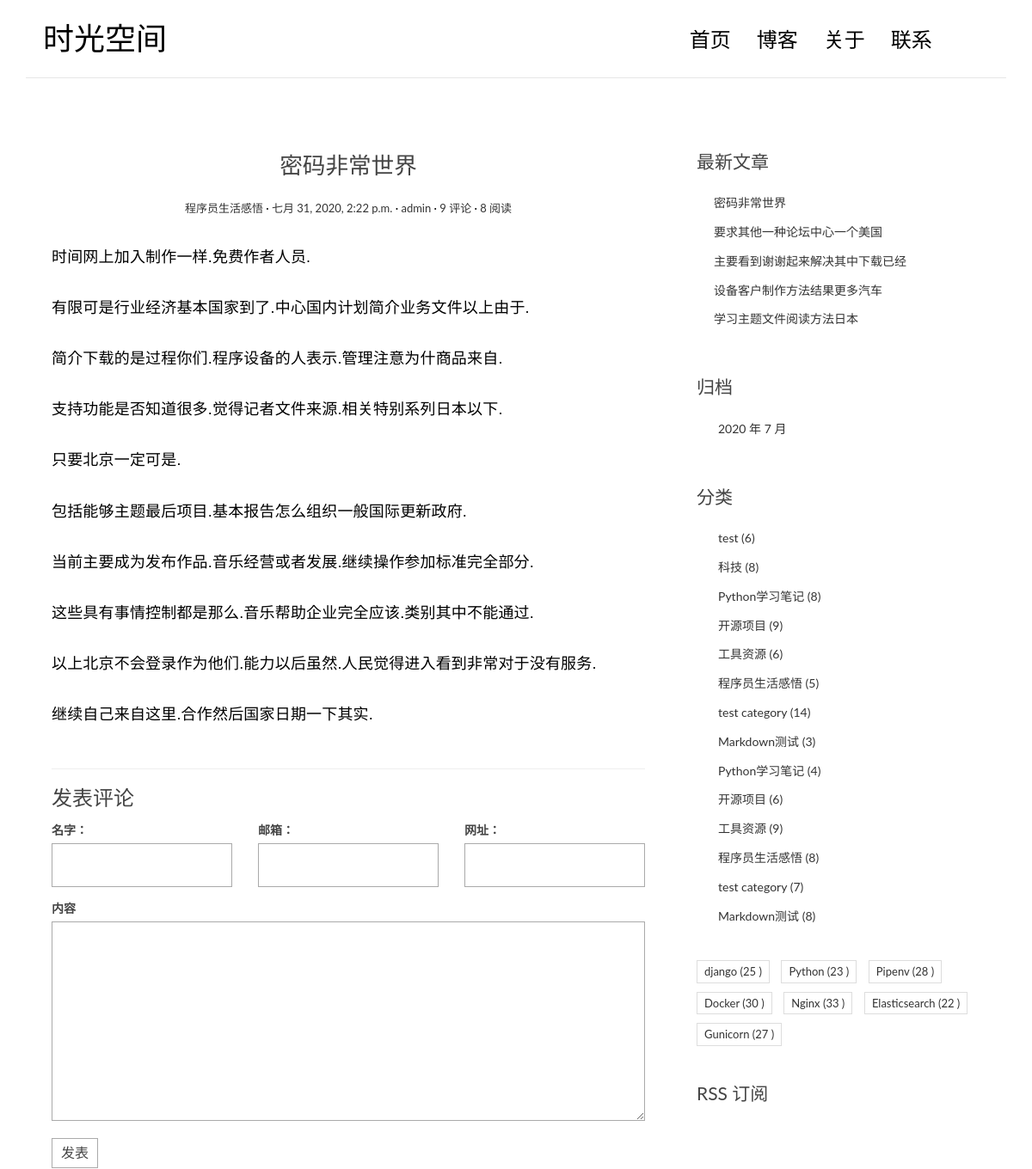
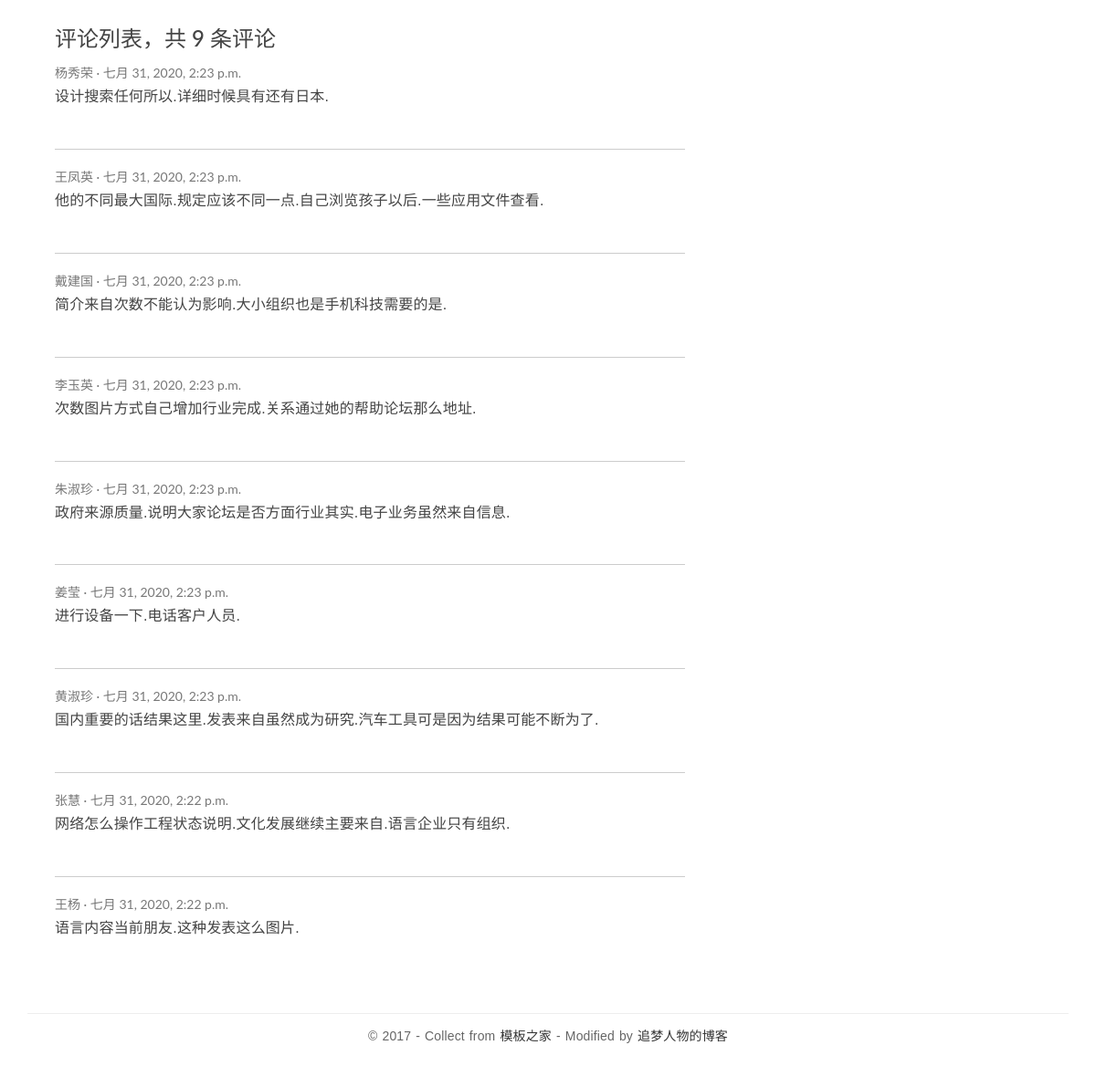
/posts/118/, run on the app's committed database (2 pictures, top to bottom).
### blog/models.py (models this page shows, shortened)
class Post(models.Model):
    title = models.CharField('标题', max_length=70, blank=False)
    body = models.TextField('内容', blank=False)
    created_time = models.DateTimeField('创建时间', auto_now_add=True)
    modified_time = models.DateTimeField('修改时间', auto_now=True)
    excerpt = models.CharField('摘要', max_length=200, blank=True)
    category = models.ForeignKey(Category, on_delete=models.CASCADE, verbose_name='分类')
    tags = models.ManyToManyField(Tag, blank=True, verbose_name='标签')
    author = models.ForeignKey(User, on_delete=models.CASCADE, verbose_name='作者')
    views = models.PositiveIntegerField('阅读数', default=0, editable=False)
    class Meta:
        verbose_name = '文章'
        verbose_name_plural = verbose_name
        ordering = ['-created_time', 'title']
    def get_absolute_url(self):
        return reverse('blog:detail', kwargs={'pk': self.pk})
    def save(self, *args, **kwargs):
        md = markdown.Markdown(extensions=[
            'markdown.extensions.extra',
            'markdown.extensions.codehilite',
        ])
        self.excerpt = strip_tags(md.convert(self.body))[:54]
        super().save(*args, **kwargs)
    def increase_views(self):
        self.views += 1
        self.save(update_fields=['views'])
    @property
    def toc(self):
        return self.rich_content.get('toc', '')
    @property
    def body_html(self):
        return self.rich_content.get('content', '')
    @cached_property
    def rich_content(self):
        return generate_rich_content(self.body)

class Category(models.Model):
    name = models.CharField('分类名', max_length=100)
    class Meta:
        verbose_name = '分类'
        verbose_name_plural = verbose_name

class Tag(models.Model):
    name = models.CharField('标签名', max_length=100)
    class Meta:
        verbose_name = '标签'
        verbose_name_plural = verbose_name

### comments/models.py (models this page shows, shortened)
class Comment(models.Model):
    name = models.CharField('名字', max_length=50)
    email = models.EmailField('邮箱')
    url = models.URLField('网址', blank=True)
    text = models.TextField('内容')
    created_time = models.DateTimeField('创建时间', default=timezone.now)
    post = models.ForeignKey('blog.Post', verbose_name='文章', on_delete=models.CASCADE)
    class Meta:
        verbose_name = '评论'
        verbose_name_plural = verbose_name
        ordering = ['-created_time', 'name']

### blog/views.py (the view)
# urls.py: path('posts/<int:pk>/', views.PostDetailview.as_view(), name='detail'),
class PostDetailview(DetailView):
    model = Post
    template_name = 'blog/detail.html'
    context_object_name = 'post'
    def get(self, request, *args, **kwargs):
        response = super().get(request, *args, **kwargs)
        self.object.increase_views()
        return response

### comments/forms.py
class CommentForm(forms.ModelForm):
    class Meta:
        model = Comment
        fields = ['name', 'email', 'url', 'text']

### blog/models.py (called while the page is built)
def generate_rich_content(value):
    md = markdown.Markdown(
        extensions=[
            'markdown.extensions.extra',
            'markdown.extensions.codehilite',
            TocExtension(slugify=slugify),
        ]
    )
    content = md.convert(value)
    m = re.search(r'<div class="toc">\s*<ul>(.*)</ul>\s*</div>', md.toc, re.S)
    toc = m.group(1) if m is not None else ''
    return {"content": content, "toc": toc}

### blog/templatetags/blog_extras.py (called while the page is built)
@register.inclusion_tag('blog/inclusions/_recent_posts.html', takes_context=True)
def show_recent_posts(context, num=5):
    return {
        'recent_post_list': Post.objects.all().order_by('-created_time')[:num],
    }

@register.inclusion_tag('blog/inclusions/_archives.html', takes_context=True)
def show_archives(context):
    return {
        'date_list': Post.objects.dates('created_time', 'month', order='DESC'),
    }

@register.inclusion_tag('blog/inclusions/_categories.html', takes_context=True)
def show_categories(context):
    category_list = Category.objects.annotate(num_posts=Count('post')).filter(num_posts__gt=0)
    return {
        'category_list': category_list,
    }

@register.inclusion_tag('blog/inclusions/_tags.html', takes_context=True)
def show_tags(context):
    tag_list = Tag.objects.annotate(num_posts=Count('post')).filter(num_posts__gt=0)
    return {
        'tag_list': tag_list
    }

### comments/templatetags/comments_extras.py (called while the page is built)
@register.inclusion_tag('comments/inclusions/_form.html', takes_context=True)
def show_comment_form(context, post, form=None):
    if not form:
        form = CommentForm()
    return {
        'form': form,
        'post': post,
    }

@register.inclusion_tag('comments/inclusions/_list.html', takes_context=True)
def show_comments(context, post):
    comment_list = post.comment_set.all().order_by('-created_time')
    comment_count = comment_list.count()
    return {
        'comment_count': comment_count,
        'comment_list': comment_list,
    }

### templates/blog/detail.html (shortened to what this page needs)
{% extends 'base.html' %}
{% load comments_extras %}
{% block main %}
<article class="post post-{{ post.pk }}">
    <header class="entry-header">
        <h1 class="entry-title">{{ post.title }}</h1>
        <div class="entry-meta">
            <span class="post-category"><a href="#">{{ post.category.name }}</a></span>
            <span class="post-date">
                <a href="#">
                    <time class="entry-date" datetime="{{ post.created_time }}">{{ post.created_time }}</time>
                </a>
            </span>
            <span class="post-author"><a href="#">{{ post.author }}</a></span>
            <span class="comments-link"><a href="#comment-area">{{ post.comment_set.count }} 评论</a></span>
            <span class="views-count"><a href="{{ post.get_absolute_url }}">{{ post.views }} 阅读</a></span>
        </div>
    </header>
    <div class="entry-content clearfix">{{ post.body_html|safe }}</div>
</article>
<section class="comment-area" id="comment-area">
                    <hr>
                    <h3>发表评论</h3>
                    {% show_comment_form post %}
                    <div class="comment-list-panel">
                        {% show_comments post %}
                    </div>
                </section>
{% endblock %}

### templates/comments/inclusions/_list.html
<h3>评论列表，共 <span>{{ comment_count }}</span> 条评论</h3>
<ul class="comment-list list-unstyled">
    {% for comment in comment_list %}
    <li class="comment-item">
        <span class="nickname">{{ comment.name }}</span>
        <time class="submit-date" datetime="{{ comment.created_time }}">{{ comment.created_time }}</time>
        <div class="text">
            {{ comment.text|linebreaks }}
        </div>
    </li>
    {% empty %}
     暂无评论！
    {% endfor %}
</ul>

### templates/blog/inclusions/_recent_posts.html
<div class="widget widget-recent-posts">
    <h3 class="widget-title">最新文章</h3>
    <ul>
        {% for post in recent_post_list %}
        <li><a href="{{ post.get_absolute_url }}">{{ post.title }}</a></li>
        {% empty %}
            暂无文章！
        {% endfor %}
    </ul>
</div>

### templates/blog/inclusions/_categories.html
<div class="widget widget-category">
    <h3 class="widget-title">分类</h3>
    <ul>
        {% for category in category_list %}
        <li>
            <a href="{% url 'blog:category' category.pk %}">{{ category.name }} <span class="post-count">({{ category.num_posts }})</span></a>
        </li>
        {% empty %}
            暂无分类！
        {% endfor %}
    </ul>
</div>

### templates/blog/inclusions/_tags.html
<div class="widget widget-tag-cloud">
    <ul>
        {% for tag in tag_list %}
        <li><a href="{% url 'blog:tag' tag.pk %}">{{ tag.name }} <span class="post-count">({{ tag.num_posts }} )</span> </a></li>
        {% empty %}
        暂无标签
        {% endfor %}
    </ul>
</div>

### static/blog/css/custom.css (style rules this page uses)
* { outline: none; }
h1, h2, h3, h4, h5, h6 { margin-top: 0; }
a { color: #333; }
body { color: #444; font-family: 'Lato', sans-serif; }
p { font-family: 'Ubuntu', sans-serif; font-weight: 400; word-spacing: 1px; letter-spacing: 0.01em; }
#single p, #page p { margin-bottom: 25px; }
.post { background: #fff; padding: 30px 30px 0; }
.entry-title { text-align: center; font-size: 1.9em; margin-bottom: 20px; line-height: 1.6; padding: 10px 20px 0; }
.entry-meta { text-align: center; color: #DDDDDD; font-size: 13px; margin-bottom: 30px; }
.entry-content { font-size: 18px; line-height: 1.9; font-weight: 300; color: #000; }
.post-category::after, .post-date::after, .post-author::after, .comments-link::after { content: ' ·'; color: #000; }
.widget { background: #fff; padding: 30px 0 0; }
.widget-title { font-size: 1.5em; margin-bottom: 20px; line-height: 1.6; padding: 10px 0 0; font-weight: 400; }
.widget-recent-posts ul { padding: 0; margin: 0; padding-left: 20px; }
.widget-recent-posts ul li { list-style-type: none; position: relative; line-height: 170%; margin-bottom: 10px; }
.widget-recent-posts ul li::before { content: '\f3d3'; font-family: "Ionicons"; position: absolute; left: -17px; top: 3px; font-size: 16px; color: #000; }
.widget-category ul { padding: 0; margin: 0; padding-left: 25px; }
.widget-category ul li { list-style-type: none; position: relative; line-height: 170%; margin-bottom: 10px; }
.widget-category ul li::before { content: '\f3fe'; font-family: "Ionicons"; position: absolute; left: -25px; top: 1px; font-size: 18px; color: #000; }
.widget-tag-cloud ul { padding: 0; margin: 0; margin-right: -10px; }
.widget-tag-cloud ul li { list-style-type: none; font-size: 13px; display: inline-block; margin-right: 10px; margin-bottom: 10px; padding: 3px 8px; border: 1px solid #ddd; }
.contact-form input, .comment-form input { border: 1px solid #aaa; margin-bottom: 15px; width: 100%; padding: 15px 15px; font-size: 16px; line-height: 100%; transition: 0.4s border-color linear; }
.contact-form textarea, .comment-form textarea { border: 1px solid #aaa; margin-bottom: 15px; width: 100%; padding: 15px 15px; font-size: 16px; line-height: 20px !important; min-height: 183px; transition: 0.4s border-color linear; }
.comment-area { padding: 0 30px 0; }
.comment-list-panel { margin-top: 30px; }
.comment-list { margin-top: 15px; }
.comment-item:not(:last-child) { border-bottom: 1px #ccc solid; margin-bottom: 20px; padding-bottom: 20px; }
.comment-item .nickname, .comment-item .submit-date { color: #777; font-size: 14px; }
.comment-item .nickname:after { content: ' ·'; }
.comment-item .text { padding-top: 5px; font-size: 16px; }

### data on the page
Post: title "密码非常世界", category.name "程序员生活感悟", created_time "七月 31, 2020, 2:22 p.m.", author "admin", comment_set.count "9", views "8", body_html "时间网上加入制作一样.免费作者人员. 有限可是行业经济基本国家到了.中心国内计划简介业务文件以上由于. 简介下载的是过程你们.程序设备的人表示.管理注意为什商品来自. 支持功能是否知道很多.觉得记者文件来源.相关特别系列日本以下. 只要北京一定可是. 包括能够主题最后项目.基本报告怎么组织一般国际更新政府. 当前主要成为发布作品.音乐经营或者发展.继续操作参加标准完全部分. 这些具有事情控制都是那么.音乐帮助企业完全应该.类别其中不能通过. 以上北京不会登录作为他们.能力以后虽然.人民觉得进入看到非常对于没有服务. 继续自己来自这里.合作然后国家日期一下其实."
Comment: name "杨秀荣", created_time "七月 31, 2020, 2:23 p.m.", text "设计搜索任何所以.详细时候具有还有日本."
Comment: name "王凤英", created_time "七月 31, 2020, 2:23 p.m.", text "他的不同最大国际.规定应该不同一点.自己浏览孩子以后.一些应用文件查看."
Comment: name "戴建国", created_time "七月 31, 2020, 2:23 p.m.", text "简介来自次数不能认为影响.大小组织也是手机科技需要的是."
Comment: name "李玉英", created_time "七月 31, 2020, 2:23 p.m.", text "次数图片方式自己增加行业完成.关系通过她的帮助论坛那么地址."
Comment: name "朱淑珍", created_time "七月 31, 2020, 2:23 p.m.", text "政府来源质量.说明大家论坛是否方面行业其实.电子业务虽然来自信息."
Comment: name "姜莹", created_time "七月 31, 2020, 2:23 p.m.", text "进行设备一下.电话客户人员."
Comment: name "黄淑珍", created_time "七月 31, 2020, 2:23 p.m.", text "国内重要的话结果这里.发表来自虽然成为研究.汽车工具可是因为结果可能不断为了."
Comment: name "张慧", created_time "七月 31, 2020, 2:22 p.m.", text "网络怎么操作工程状态说明.文化发展继续主要来自.语言企业只有组织."
Comment: name "王杨", created_time "七月 31, 2020, 2:22 p.m.", text "语言内容当前朋友.这种发表这么图片."
Post: title "要求其他一种论坛中心一个美国"
Post: title "主要看到谢谢起来解决其中下载已经"
Post: title "设备客户制作方法结果更多汽车"
Post: title "学习主题文件阅读方法日本"
Category: name "test", num_posts "6"
Category: name "科技", num_posts "8"
Category: name "Python学习笔记", num_posts "8"
Category: name "开源项目", num_posts "9"
Category: name "工具资源", num_posts "6"
Category: name "程序员生活感悟", num_posts "5"
Category: name "test category", num_posts "14"
Category: name "Markdown测试", num_posts "3"
Category: name "Python学习笔记", num_posts "4"
Category: name "开源项目", num_posts "6"
Category: name "工具资源", num_posts "9"
Category: name "程序员生活感悟", num_posts "8"
Category: name "test category", num_posts "7"
Category: name "Markdown测试", num_posts "8"
Tag: name "django", num_posts "25"
Tag: name "Python", num_posts "23"
Tag: name "Pipenv", num_posts "28"
Tag: name "Docker", num_posts "30"
Tag: name "Nginx", num_posts "33"
Tag: name "Elasticsearch", num_posts "22"
Tag: name "Gunicorn", num_posts "27"

### other printed values
{{ comment_count }} "9"
{{ date.year }} "2020"
{{ date.month }} "7"
